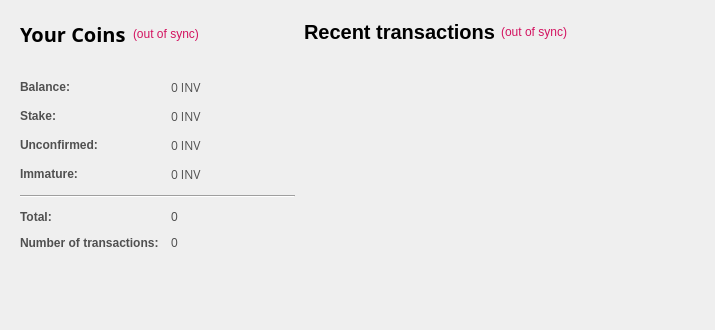
<?xml version="1.0" encoding="UTF-8"?>
<ui version="4.0">
 <class>OverviewPage</class>
 <widget class="QWidget" name="OverviewPage">
  <property name="geometry">
   <rect>
    <x>0</x>
    <y>0</y>
    <width>575</width>
    <height>417</height>
   </rect>
  </property>
  <property name="sizePolicy">
   <sizepolicy hsizetype="Minimum" vsizetype="Preferred">
    <horstretch>0</horstretch>
    <verstretch>0</verstretch>
   </sizepolicy>
  </property>
  <property name="maximumSize">
   <size>
    <width>575</width>
    <height>16777215</height>
   </size>
  </property>
  <property name="windowTitle">
   <string>Form</string>
  </property>
  <property name="styleSheet">
   <string notr="true">color:#505050;
font-family:'Open Sans,sans-serif';</string>
  </property>
  <layout class="QGridLayout" name="gridLayout_2">
   <property name="sizeConstraint">
    <enum>QLayout::SetFixedSize</enum>
   </property>
   <property name="leftMargin">
    <number>11</number>
   </property>
   <property name="horizontalSpacing">
    <number>0</number>
   </property>
   <item row="1" column="1">
    <layout class="QVBoxLayout" name="verticalLayout_3">
     <property name="spacing">
      <number>7</number>
     </property>
     <item>
      <widget class="QFrame" name="frame_2">
       <property name="sizePolicy">
        <sizepolicy hsizetype="Fixed" vsizetype="Preferred">
         <horstretch>0</horstretch>
         <verstretch>0</verstretch>
        </sizepolicy>
       </property>
       <property name="minimumSize">
        <size>
         <width>400</width>
         <height>0</height>
        </size>
       </property>
       <property name="maximumSize">
        <size>
         <width>450</width>
         <height>16777215</height>
        </size>
       </property>
       <layout class="QVBoxLayout" name="verticalLayout">
        <property name="leftMargin">
         <number>0</number>
        </property>
        <item>
         <layout class="QHBoxLayout" name="horizontalLayout_2">
          <item>
           <widget class="QLabel" name="label_4">
            <property name="text">
             <string>&lt;html&gt;&lt;head/&gt;&lt;body&gt;&lt;p&gt;&lt;span style=&quot; font-size:20px; font-weight:600; color:#000000;&quot;&gt;Recent transactions&lt;/span&gt;&lt;/p&gt;&lt;/body&gt;&lt;/html&gt;</string>
            </property>
           </widget>
          </item>
          <item>
           <widget class="QLabel" name="labelTransactionsStatus">
            <property name="toolTip">
             <string>The displayed information may be out of date. Your wallet automatically synchronizes with the investcoin network after a connection is established, but this process has not completed yet.</string>
            </property>
            <property name="styleSheet">
             <string notr="true">QLabel { color: red; }</string>
            </property>
            <property name="text">
             <string notr="true">&lt;html&gt;&lt;head/&gt;&lt;body&gt;&lt;p&gt;&lt;span style=&quot; color:#d31360;&quot;&gt;(out of sync)&lt;/span&gt;&lt;/p&gt;&lt;/body&gt;&lt;/html&gt;</string>
            </property>
            <property name="alignment">
             <set>Qt::AlignRight|Qt::AlignTrailing|Qt::AlignVCenter</set>
            </property>
           </widget>
          </item>
          <item>
           <spacer name="horizontalSpacer">
            <property name="orientation">
             <enum>Qt::Horizontal</enum>
            </property>
            <property name="sizeHint" stdset="0">
             <size>
              <width>40</width>
              <height>20</height>
             </size>
            </property>
           </spacer>
          </item>
         </layout>
        </item>
        <item>
         <spacer name="verticalSpacer_6">
          <property name="orientation">
           <enum>Qt::Vertical</enum>
          </property>
          <property name="sizeType">
           <enum>QSizePolicy::Maximum</enum>
          </property>
          <property name="sizeHint" stdset="0">
           <size>
            <width>20</width>
            <height>13</height>
           </size>
          </property>
         </spacer>
        </item>
        <item>
         <widget class="QListView" name="listTransactions">
          <property name="sizePolicy">
           <sizepolicy hsizetype="Fixed" vsizetype="Expanding">
            <horstretch>0</horstretch>
            <verstretch>0</verstretch>
           </sizepolicy>
          </property>
          <property name="maximumSize">
           <size>
            <width>400</width>
            <height>16777215</height>
           </size>
          </property>
          <property name="styleSheet">
           <string notr="true">QListView { background: transparent;font-size:12px;  }</string>
          </property>
          <property name="frameShape">
           <enum>QFrame::NoFrame</enum>
          </property>
          <property name="verticalScrollBarPolicy">
           <enum>Qt::ScrollBarAlwaysOff</enum>
          </property>
          <property name="horizontalScrollBarPolicy">
           <enum>Qt::ScrollBarAlwaysOff</enum>
          </property>
          <property name="selectionMode">
           <enum>QAbstractItemView::NoSelection</enum>
          </property>
         </widget>
        </item>
       </layout>
      </widget>
     </item>
    </layout>
   </item>
   <item row="1" column="0">
    <layout class="QVBoxLayout" name="verticalLayout_2">
     <property name="spacing">
      <number>1</number>
     </property>
     <item>
      <widget class="QFrame" name="frame">
       <property name="sizePolicy">
        <sizepolicy hsizetype="Fixed" vsizetype="Preferred">
         <horstretch>0</horstretch>
         <verstretch>0</verstretch>
        </sizepolicy>
       </property>
       <property name="maximumSize">
        <size>
         <width>350</width>
         <height>16777215</height>
        </size>
       </property>
       <layout class="QVBoxLayout" name="verticalLayout_4">
        <item>
         <layout class="QHBoxLayout" name="horizontalLayout_4">
          <property name="spacing">
           <number>7</number>
          </property>
          <item>
           <widget class="QLabel" name="label_5">
            <property name="font">
             <font>
              <family>Open Sans,sans-serif</family>
             </font>
            </property>
            <property name="text">
             <string>&lt;html&gt;&lt;head/&gt;&lt;body&gt;&lt;p&gt;&lt;span style=&quot; font-size:20px; font-weight:600; color:#000000;&quot;&gt;Your Coins&lt;/span&gt;&lt;/p&gt;&lt;/body&gt;&lt;/html&gt;</string>
            </property>
           </widget>
          </item>
          <item>
           <widget class="QLabel" name="labelWalletStatus">
            <property name="toolTip">
             <string>The displayed information may be out of date. Your wallet automatically synchronizes with the investcoin network after a connection is established, but this process has not completed yet.</string>
            </property>
            <property name="styleSheet">
             <string notr="true">QLabel { color: red; }</string>
            </property>
            <property name="text">
             <string notr="true">&lt;html&gt;&lt;head/&gt;&lt;body&gt;&lt;p&gt;&lt;span style=&quot; color:#d31360;&quot;&gt;(out of sync)&lt;/span&gt;&lt;/p&gt;&lt;/body&gt;&lt;/html&gt;</string>
            </property>
            <property name="alignment">
             <set>Qt::AlignLeading|Qt::AlignLeft|Qt::AlignVCenter</set>
            </property>
           </widget>
          </item>
          <item>
           <spacer name="horizontalSpacer_2">
            <property name="orientation">
             <enum>Qt::Horizontal</enum>
            </property>
            <property name="sizeHint" stdset="0">
             <size>
              <width>40</width>
              <height>20</height>
             </size>
            </property>
           </spacer>
          </item>
         </layout>
        </item>
        <item>
         <spacer name="horizontalSpacer_3">
          <property name="orientation">
           <enum>Qt::Horizontal</enum>
          </property>
          <property name="sizeHint" stdset="0">
           <size>
            <width>275</width>
            <height>5</height>
           </size>
          </property>
         </spacer>
        </item>
        <item>
         <spacer name="verticalSpacer_5">
          <property name="orientation">
           <enum>Qt::Vertical</enum>
          </property>
          <property name="sizeType">
           <enum>QSizePolicy::Maximum</enum>
          </property>
          <property name="sizeHint" stdset="0">
           <size>
            <width>20</width>
            <height>20</height>
           </size>
          </property>
         </spacer>
        </item>
        <item>
         <layout class="QFormLayout" name="formLayout_2">
          <property name="fieldGrowthPolicy">
           <enum>QFormLayout::AllNonFixedFieldsGrow</enum>
          </property>
          <property name="horizontalSpacing">
           <number>12</number>
          </property>
          <property name="verticalSpacing">
           <number>12</number>
          </property>
          <item row="0" column="0">
           <widget class="QLabel" name="label">
            <property name="text">
             <string>&lt;html&gt;&lt;head/&gt;&lt;body&gt;&lt;p&gt;&lt;span style=&quot; font-weight:600;&quot;&gt;Balance:&lt;/span&gt;&lt;/p&gt;&lt;/body&gt;&lt;/html&gt;</string>
            </property>
           </widget>
          </item>
          <item row="0" column="1">
           <widget class="QLabel" name="labelBalance">
            <property name="font">
             <font>
              <family>Open Sans,sans-serif</family>
             </font>
            </property>
            <property name="cursor">
             <cursorShape>IBeamCursor</cursorShape>
            </property>
            <property name="toolTip">
             <string>Your current balance</string>
            </property>
            <property name="text">
             <string notr="true">0 INV</string>
            </property>
            <property name="textInteractionFlags">
             <set>Qt::LinksAccessibleByMouse|Qt::TextSelectableByKeyboard|Qt::TextSelectableByMouse</set>
            </property>
           </widget>
          </item>
          <item row="1" column="0">
           <widget class="QLabel" name="label_6">
            <property name="text">
             <string>&lt;html&gt;&lt;head/&gt;&lt;body&gt;&lt;p&gt;&lt;span style=&quot; font-weight:600;&quot;&gt;Stake:&lt;/span&gt;&lt;/p&gt;&lt;/body&gt;&lt;/html&gt;</string>
            </property>
           </widget>
          </item>
          <item row="1" column="1">
           <widget class="QLabel" name="labelStake">
            <property name="font">
             <font>
              <family>Open Sans,sans-serif</family>
             </font>
            </property>
            <property name="cursor">
             <cursorShape>IBeamCursor</cursorShape>
            </property>
            <property name="toolTip">
             <string>Total of coins that was staked, and do not yet count toward the current balance</string>
            </property>
            <property name="text">
             <string notr="true">0 INV</string>
            </property>
            <property name="textInteractionFlags">
             <set>Qt::LinksAccessibleByMouse|Qt::TextSelectableByKeyboard|Qt::TextSelectableByMouse</set>
            </property>
           </widget>
          </item>
          <item row="2" column="0">
           <widget class="QLabel" name="label_3">
            <property name="text">
             <string>&lt;html&gt;&lt;head/&gt;&lt;body&gt;&lt;p&gt;&lt;span style=&quot; font-weight:600;&quot;&gt;Unconfirmed:&lt;/span&gt;&lt;/p&gt;&lt;/body&gt;&lt;/html&gt;</string>
            </property>
           </widget>
          </item>
          <item row="2" column="1">
           <widget class="QLabel" name="labelUnconfirmed">
            <property name="font">
             <font>
              <family>Open Sans,sans-serif</family>
             </font>
            </property>
            <property name="cursor">
             <cursorShape>IBeamCursor</cursorShape>
            </property>
            <property name="toolTip">
             <string>Total of transactions that have yet to be confirmed, and do not yet count toward the current balance</string>
            </property>
            <property name="text">
             <string notr="true">0 INV</string>
            </property>
            <property name="textInteractionFlags">
             <set>Qt::LinksAccessibleByMouse|Qt::TextSelectableByKeyboard|Qt::TextSelectableByMouse</set>
            </property>
           </widget>
          </item>
          <item row="3" column="0">
           <widget class="QLabel" name="labelImmatureText">
            <property name="text">
             <string>&lt;html&gt;&lt;head/&gt;&lt;body&gt;&lt;p&gt;&lt;span style=&quot; font-weight:600;&quot;&gt;Immature:&lt;/span&gt;&lt;/p&gt;&lt;/body&gt;&lt;/html&gt;</string>
            </property>
           </widget>
          </item>
          <item row="3" column="1">
           <widget class="QLabel" name="labelImmature">
            <property name="font">
             <font>
              <family>Open Sans,sans-serif</family>
             </font>
            </property>
            <property name="toolTip">
             <string>Mined balance that has not yet matured</string>
            </property>
            <property name="text">
             <string notr="true">0 INV</string>
            </property>
            <property name="textInteractionFlags">
             <set>Qt::LinksAccessibleByMouse|Qt::TextSelectableByKeyboard|Qt::TextSelectableByMouse</set>
            </property>
           </widget>
          </item>
          <item row="4" column="0" colspan="2">
           <widget class="Line" name="line">
            <property name="sizePolicy">
             <sizepolicy hsizetype="Expanding" vsizetype="Fixed">
              <horstretch>140</horstretch>
              <verstretch>0</verstretch>
             </sizepolicy>
            </property>
            <property name="orientation">
             <enum>Qt::Horizontal</enum>
            </property>
           </widget>
          </item>
          <item row="5" column="0">
           <widget class="QLabel" name="label_10">
            <property name="text">
             <string>&lt;html&gt;&lt;head/&gt;&lt;body&gt;&lt;p&gt;&lt;span style=&quot; font-weight:600;&quot;&gt;Total:&lt;/span&gt;&lt;/p&gt;&lt;/body&gt;&lt;/html&gt;</string>
            </property>
           </widget>
          </item>
          <item row="5" column="1">
           <widget class="QLabel" name="labelTotal">
            <property name="toolTip">
             <string>Total number of transactions in wallet</string>
            </property>
            <property name="text">
             <string notr="true">0</string>
            </property>
           </widget>
          </item>
          <item row="6" column="0">
           <widget class="QLabel" name="label_2">
            <property name="text">
             <string>&lt;html&gt;&lt;head/&gt;&lt;body&gt;&lt;p&gt;&lt;span style=&quot; font-weight:600;&quot;&gt;Number of transactions:&lt;/span&gt;&lt;/p&gt;&lt;/body&gt;&lt;/html&gt;</string>
            </property>
           </widget>
          </item>
          <item row="6" column="1">
           <widget class="QLabel" name="labelNumTransactions">
            <property name="toolTip">
             <string>Total number of transactions in wallet</string>
            </property>
            <property name="text">
             <string notr="true">0</string>
            </property>
           </widget>
          </item>
         </layout>
        </item>
        <item>
         <spacer name="verticalSpacer_2">
          <property name="orientation">
           <enum>Qt::Vertical</enum>
          </property>
          <property name="sizeHint" stdset="0">
           <size>
            <width>20</width>
            <height>20</height>
           </size>
          </property>
         </spacer>
        </item>
        <item>
         <widget class="QLabel" name="blixt">
          <property name="layoutDirection">
           <enum>Qt::LeftToRight</enum>
          </property>
          <property name="styleSheet">
           <string notr="true"/>
          </property>
          <property name="text">
           <string/>
          </property>
          <property name="alignment">
           <set>Qt::AlignCenter</set>
          </property>
         </widget>
        </item>
        <item>
         <spacer name="verticalSpacer">
          <property name="orientation">
           <enum>Qt::Vertical</enum>
          </property>
          <property name="sizeHint" stdset="0">
           <size>
            <width>20</width>
            <height>20</height>
           </size>
          </property>
         </spacer>
        </item>
       </layout>
      </widget>
     </item>
    </layout>
   </item>
  </layout>
 </widget>
 <resources/>
 <connections/>
</ui>
